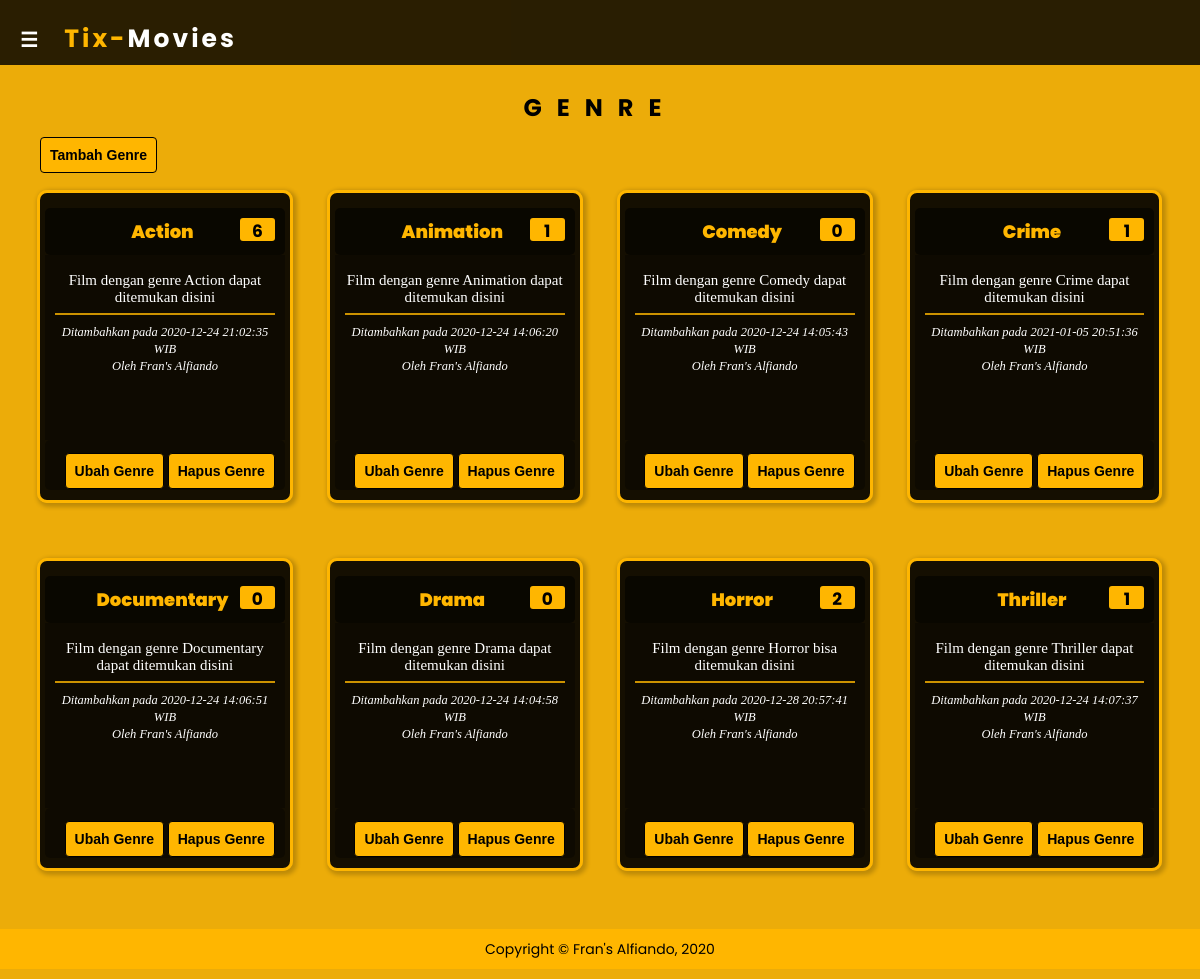
Page /admin/index.php?p=genre (signed in) on the committed database.
### tables this page shows
CREATE TABLE IF NOT EXISTS `genre` (
  `idgenre` int(11) NOT NULL AUTO_INCREMENT,
  `idadmin` int(11) NOT NULL,
  `namagenre` varchar(30) NOT NULL,
  `ketgenre` text NOT NULL,
  `tglgenre` datetime NOT NULL DEFAULT '0000-00-00 00:00:00',
  PRIMARY KEY (`idgenre`)
);

### admin/genre.php (the view)
<h2>GENRE</h2>
<a href="<?php echo "?p=genreadd"; ?>"><button type="button" class="tambah btn btn-add">Tambah Genre</button></a>
<br>
<?php
    $sqlg = mysqli_query($kon, "select * from genre order by namagenre asc");
    while($rg = mysqli_fetch_array($sqlg)){
        $sqlm = mysqli_query($kon, "select * from movie where idgenre='$rg[idgenre]'");
        $rowm = mysqli_num_rows($sqlm);
        echo "<div class='dh3'>";
         echo "<div class='card'>";
            echo "<div class='kepalacard'>$rg[namagenre] <div class='badge'>$rowm</div></div>";
            echo "<div class='isicard' style='text-align:center;'>";
                echo "<br>";
                echo "$rg[ketgenre]
                      <hr><small><i>Ditambahkan pada $rg[tglgenre] WIB
                      <br>Oleh $ra[namalengkap]</i></small>";
            echo "</div>";
            echo "<div class='kakicard'>";
                    echo "<br><a href='?p=genreedit&id=$rg[idgenre]'><button type='button' class='btn btn-add'>Ubah Genre</button></a> ";
                    echo "<a href='?p=genredel&id=$rg[idgenre]'><button type='button' class='btn btn-add'>Hapus Genre</button></a>";
            echo "</div>";
         echo "</div><br>";
        echo "</div>";
    }
?>

### admin/style.css (style rules this page uses)
body { font-family: "Poppins"; padding: 0; margin: 0; font-size: 14px; background-color: #ecac09; }
.dh3 { width:24.99%; }
.dh1, .dh2, .dh3, .dh4, .dh5, .dh6, .dh7, .dh8, .dh9, .dh10, .dh11, .dh12 { float: left; display: inline; margin: 0 0%; }
.container2 h2 { font-family: "Poppins"; font-size: 24px; font-weight: bold; text-align: center; letter-spacing: 15px; }
.container2 .tambah { margin-left: 20px; }
a { color: #000; text-decoration: none; }
.btn { padding: 9px 9px; text-align: center; border: 1px solid transparent; border-radius: 4px; font-family: Arial, Helvetica, sans-serif; font-size: 14px; font-weight: 650; width: auto; margin-top: -100px; border: 1px solid #000; }
.btn-add { color: #000; background-color: #ffb600; cursor: pointer; }
hr { background-color: #ffb600; border: none; }
.card { margin: 17px; min-height: 230px; border: thin; box-shadow: 2px 2px 4px 2px rgba(0, 0, 0, 0.2); padding: 5px; padding-bottom: 10px; border: 3px solid #ffb600; background-color: rgba(0, 0, 0, 0.911); border-radius: 10px; }
.kepalacard { padding: 10px; position: relative; margin-top:10px; background-color: rgba(0, 0, 0, 0.562); color: #ffb600; font-family: "Poppins"; font-size: 18px; font-weight: 900; text-align: center; border-radius: 5px; }
.isicard { padding-left: 10px; padding-right: 10px; background-color: rgba(0, 0, 0, 0.322); color: #fff; min-height: 185px; font-size: 15px; font-family: "Century Gothic"; }
.isicard hr, .isicard img { border: 1px solid rgba(0, 0, 0, 0.2); }
.badge { width: 35px; height: 23px; border-radius: 3px; margin-left: -30px; float: right; color: #000; text-align: center; font-weight: bold; font-size: 17px; background-color: #ffb600; }
.kakicard { padding-left: 10px; padding-right: 10px; background-color: rgba(0, 0, 0, 0.322); color: #fff; text-align: right; min-height: 50px; border-radius: 5px; }

### rows in the picture
genre: namagenre "Action", rowm "6", ketgenre "Film dengan genre Action dapat ditemukan disini", tglgenre "2020-12-24 21:02:35", idadmin.namalengkap "Fran's Alfiando"
genre: namagenre "Animation", rowm "1", ketgenre "Film dengan genre Animation dapat ditemukan disini", tglgenre "2020-12-24 14:06:20", idadmin.namalengkap "Fran's Alfiando"
genre: namagenre "Comedy", rowm "0", ketgenre "Film dengan genre Comedy dapat ditemukan disini", tglgenre "2020-12-24 14:05:43", idadmin.namalengkap "Fran's Alfiando"
genre: namagenre "Crime", rowm "1", ketgenre "Film dengan genre Crime dapat ditemukan disini", tglgenre "2021-01-05 20:51:36", idadmin.namalengkap "Fran's Alfiando"
genre: namagenre "Documentary", rowm "0", ketgenre "Film dengan genre Documentary dapat ditemukan disini", tglgenre "2020-12-24 14:06:51", idadmin.namalengkap "Fran's Alfiando"
genre: namagenre "Drama", rowm "0", ketgenre "Film dengan genre Drama dapat ditemukan disini", tglgenre "2020-12-24 14:04:58", idadmin.namalengkap "Fran's Alfiando"
genre: namagenre "Horror", rowm "2", ketgenre "Film dengan genre Horror bisa ditemukan disini", tglgenre "2020-12-28 20:57:41", idadmin.namalengkap "Fran's Alfiando"
genre: namagenre "Thriller", rowm "1", ketgenre "Film dengan genre Thriller dapat ditemukan disini", tglgenre "2020-12-24 14:07:37", idadmin.namalengkap "Fran's Alfiando"
